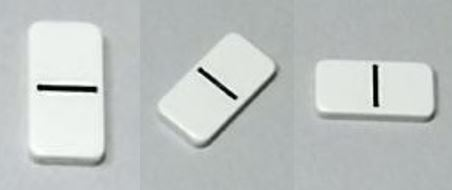
%> input picture SURF composite library/domino_00.jpg, 452 x 190 px
$ octave sift_composite_images.m   (GNU Octave 9; MATLAB toolbox functions it lacks are replaced by stand-ins)
%> lines starting %> are read from the running program, lines starting %| are printed output that depends on the picture
compositeImages{1} = imread('SURF composite library/domino_00.jpg');
compositeImages{2} = imread('SURF composite library/domino_01.jpg');
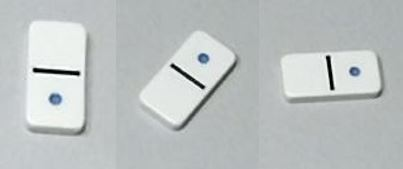
%> input picture SURF composite library/domino_01.jpg, 403 x 169 px
compositeImages{3} = imread('SURF composite library/domino_03.jpg');
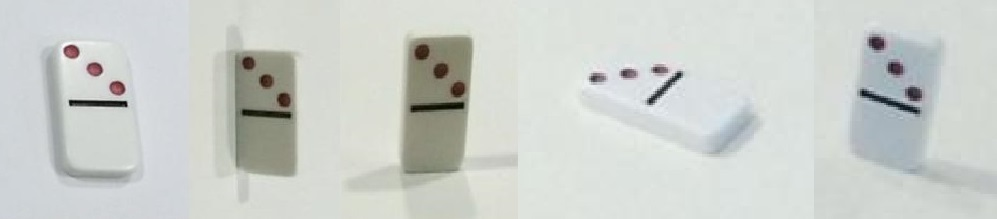
%> input picture SURF composite library/domino_03.jpg, 997 x 219 px
compositeImages{4} = imread('SURF composite library/domino_05.jpg');
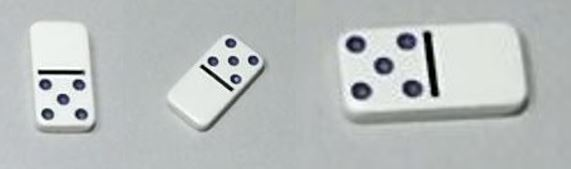
%> input picture SURF composite library/domino_05.jpg, 571 x 169 px
compositeImages{5} = imread('SURF composite library/domino_06.jpg');
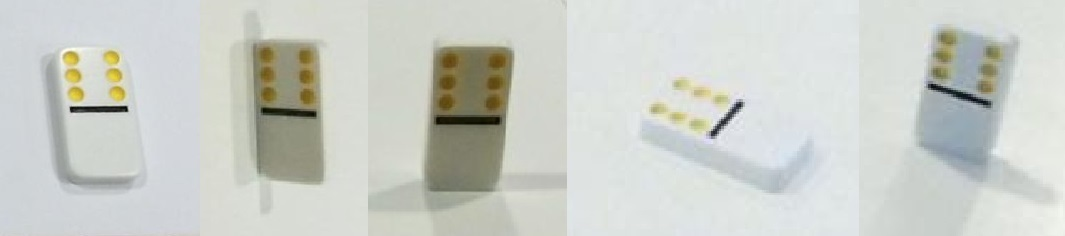
%> input picture SURF composite library/domino_06.jpg, 1065 x 236 px
compositeImages{6} = imread('SURF composite library/domino_11.jpg');
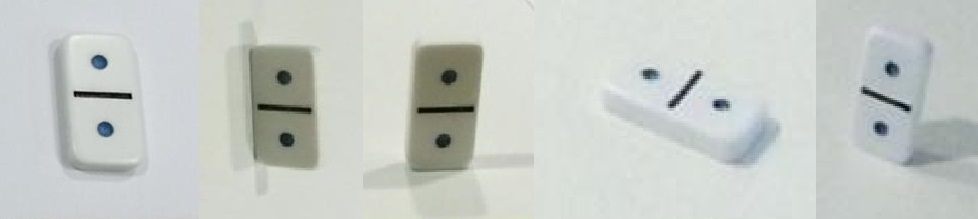
%> input picture SURF composite library/domino_11.jpg, 978 x 219 px
%> (the run ends here)
